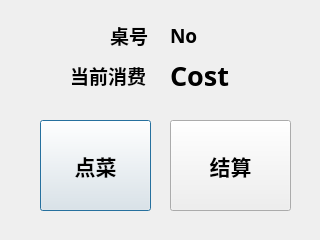
<?xml version="1.0" encoding="UTF-8"?>
<ui version="4.0">
 <class>OrderMng</class>
 <widget class="QDialog" name="OrderMng">
  <property name="geometry">
   <rect>
    <x>0</x>
    <y>0</y>
    <width>320</width>
    <height>240</height>
   </rect>
  </property>
  <property name="windowTitle">
   <string>Dialog</string>
  </property>
  <widget class="QLabel" name="label">
   <property name="geometry">
    <rect>
     <x>110</x>
     <y>20</y>
     <width>41</width>
     <height>31</height>
    </rect>
   </property>
   <property name="font">
    <font>
     <family>Aharoni</family>
     <pointsize>14</pointsize>
     <weight>75</weight>
     <bold>true</bold>
    </font>
   </property>
   <property name="text">
    <string>桌号</string>
   </property>
  </widget>
  <widget class="QLabel" name="label_tbName">
   <property name="geometry">
    <rect>
     <x>170</x>
     <y>25</y>
     <width>54</width>
     <height>21</height>
    </rect>
   </property>
   <property name="font">
    <font>
     <family>Aharoni</family>
     <pointsize>14</pointsize>
     <weight>75</weight>
     <bold>true</bold>
    </font>
   </property>
   <property name="text">
    <string>No</string>
   </property>
  </widget>
  <widget class="QLabel" name="label_curCost">
   <property name="geometry">
    <rect>
     <x>170</x>
     <y>65</y>
     <width>71</width>
     <height>21</height>
    </rect>
   </property>
   <property name="font">
    <font>
     <family>Aharoni</family>
     <pointsize>20</pointsize>
     <weight>75</weight>
     <bold>true</bold>
    </font>
   </property>
   <property name="text">
    <string>Cost</string>
   </property>
  </widget>
  <widget class="QLabel" name="label_2">
   <property name="geometry">
    <rect>
     <x>70</x>
     <y>60</y>
     <width>81</width>
     <height>31</height>
    </rect>
   </property>
   <property name="font">
    <font>
     <family>Aharoni</family>
     <pointsize>14</pointsize>
     <weight>75</weight>
     <bold>true</bold>
    </font>
   </property>
   <property name="text">
    <string>当前消费</string>
   </property>
  </widget>
  <widget class="QPushButton" name="pushButton_order">
   <property name="geometry">
    <rect>
     <x>40</x>
     <y>120</y>
     <width>111</width>
     <height>91</height>
    </rect>
   </property>
   <property name="font">
    <font>
     <family>Aharoni</family>
     <pointsize>16</pointsize>
     <weight>75</weight>
     <bold>true</bold>
    </font>
   </property>
   <property name="text">
    <string>点菜</string>
   </property>
  </widget>
  <widget class="QPushButton" name="pushButton_pay">
   <property name="geometry">
    <rect>
     <x>170</x>
     <y>120</y>
     <width>121</width>
     <height>91</height>
    </rect>
   </property>
   <property name="font">
    <font>
     <family>Aharoni</family>
     <pointsize>16</pointsize>
     <weight>75</weight>
     <bold>true</bold>
    </font>
   </property>
   <property name="text">
    <string>结算</string>
   </property>
  </widget>
 </widget>
 <resources/>
 <connections/>
</ui>
